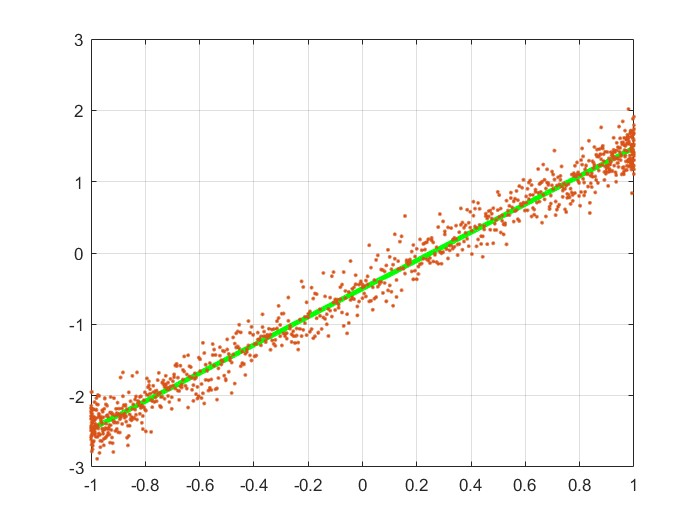
%> input picture CA1/utils/test1.jpg, 700 x 525 px
$ octave p1.m   (GNU Octave 9; MATLAB toolbox functions it lacks are replaced by stand-ins)
%> lines starting %> are read from the running program, lines starting %| are printed output that depends on the picture; in (x1, y1, x2, y2) boxes, pixels count from 0 and x2, y2 are one past the last pixel; in counts of white or black regions, pixels touching at a corner belong together; the program's own positions count from 1
### CA2/codes/mygrayfun.m
function grayPic=mygrayfun(picture)
    for i=1:size(picture,1)
        for j=1:size(picture,2)
            grayPic(i,j)=(0.299*picture(i,j,1))+(0.578*picture(i,j,2))+(0.114*picture(i,j,3));
        end
    end
end

### CA2/codes/mybinaryfun.m
function binaryPic=mybinaryfun(picture,treshold)
    for i=1:size(picture,1)
        for j=1:size(picture,2)
            if picture(i,j)>treshold
                binaryPic(i,j)=1;
            else
                binaryPic(i,j)=0;
            end
        end
    end
end

### CA2/codes/myremovecom.m
function cleanPic=myremovecom(picture,n)
    [row,column]=find(picture==1);
    points=[row';column'];
    objNumber=1;
    while size(points,2)>0
        startPoint=points(:,1);
        points(:,1)=[];
        [points,adjPoints]=findAdjencyPoints(startPoint,points);
        currentObject=[startPoint adjPoints];
        while size(adjPoints,2)>0
            newAdjs=[];
            for i=1:size(adjPoints,2)
                [points,newpoints]=findAdjencyPoints(adjPoints(:,i),points);
                newAdjs=[newAdjs newpoints];
            end
            currentObject=[currentObject newAdjs];
            adjPoints=newAdjs;
        end
        objects{objNumber}=currentObject;
        objNumber=objNumber+1;
    end
    for i=1:objNumber-1
        if(size(objects{i},2)<n)
            index=sub2ind(size(picture),objects{i}(1,:),objects{i}(2,:))
            picture(index)=0;
        end
    end
    cleanPic=picture;
end

### CA2/codes/findAdjencyPoints.m
function [points,adjencyPoints]=findAdjencyPoints(startPoint,points)

pointsNum=size(points,2);
diff= abs(repmat(startPoint,1,pointsNum)-points);
index=find(diff(1,:)<=1 & diff(2,:)<=1);
adjencyPoints=points(:,index);
points(:,index)=[];
end

### CA2/codes/mysegmentation.m
function [label,numbers]=mysegmentation(picture)
    [row,column]=find(picture==1);
    points=[row';column'];
    objNumber=1;
    while size(points,2)>0
        startPoint=points(:,1);
        points(:,1)=[];
        [points,adjPoints]=findAdjencyPoints(startPoint,points);
        currentObject=[startPoint adjPoints];
        while size(adjPoints,2)>0
            newAdjs=[];
            for i=1:size(adjPoints,2)
                [points,newpoints]=findAdjencyPoints(adjPoints(:,i),points);
                newAdjs=[newAdjs newpoints];
            end
            currentObject=[currentObject newAdjs];
            adjPoints=newAdjs;
        end
        objects{objNumber}=currentObject;
        objNumber=objNumber+1;
    end
    label=zeros(size(picture));
    for i=1:objNumber-1
            index=sub2ind(size(picture),objects{i}(1,:),objects{i}(2,:))
            label(index)=i;
    end
    numbers=objNumber-1;
end

### CA2/codes/p1.m
clc
close all;
clear;
[fileName,path]=uigetfile({'*.jpeg;*.jpg;*.bmp;*.png;*.tif'}, 'Choose an Image');
%> the answer given: ../../CA1/utils/test1.jpg
picture=imread([path fileName]);
%> picture is the input picture: size 525x700x3 uint8; mean R, G, B 250.1, 248.8, 246.2
picture=imresize(picture,[300 500]);
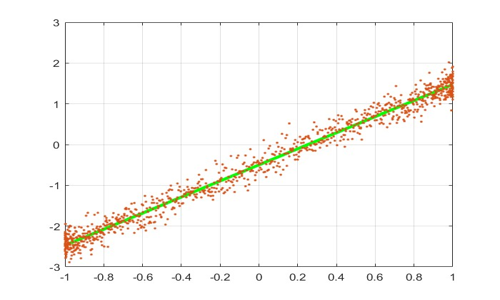
%> picture: size 300x500x3 uint8; mean R, G, B 250, 248.7, 246.1
picture=mygrayfun(picture);
%> after the loop in mygrayfun, `for i=1:size(picture,1)`:
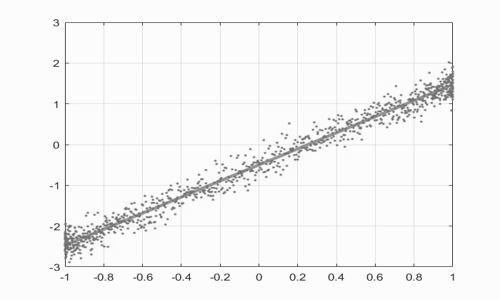
%> grayPic: size 300x500 uint8; min 44, max 252, mean 246
threshold=graythresh(picture)*255;
%> threshold = 195
picture=~mybinaryfun(picture,threshold-4);
%> after the loop in mybinaryfun, `for i=1:size(picture,1)`:
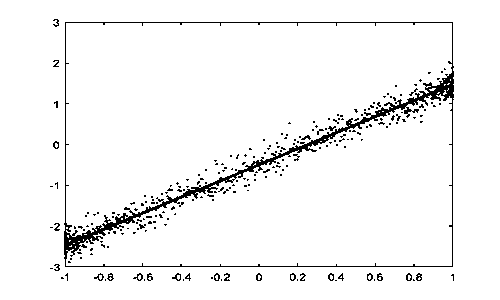
%> binaryPic: size 300x500 double; values 0 (black) and 1 (white), 95.9% white; black in thin lines or dots, all inside (x1, y1, x2, y2) = (50, 19, 454, 281)
cleanPic=myremovecom(picture,200);
%> in myremovecom, `[row,column]=find(picture==1);`: row = 6217 values from 20 to 281; column = 6217 values from 51 to 454
%> the loop in myremovecom, `while size(points,2)>0` made 238 passes
%> startPoint on passes 6, 11, 12: [144; 54], [278; 62], [224; 65]
%> after the loop in myremovecom, `while size(points,2)>0`: objNumber = 239; objects = 238 items
%> the loop in myremovecom, `for i=1:objNumber-1` made 238 passes
%> index on passes 1, 2, 3, 11, 14, 15, 16, 17, 19, 20, 21, 22: [15187 15487 15787], [15228 15528 15828], [15269 15569 15869], [18578 18579 18878 18879 19179], [20662 20663 20962 20963 21263], [21259 21260 21559 21560], [22427 22428 22728 22429 22729], [23353 23653 23654 23953 23954 24253 24254 24554], [24258 24259 24558 24559], [25130 25131 25430 25431], [25716 25717 26016 26017], [26027 26326 26327 26627]
%> after the loop in myremovecom, `for i=1:objNumber-1`:
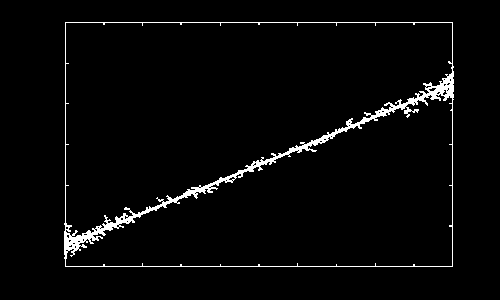
%> picture: size 300x500 logical; 2.9% white; 1 white region, box (x1, y1, x2, y2) and area: (64, 22, 454, 267) 4385
%> after the loop in myremovecom, `for i=1:objNumber-1`: index = [135576 135875 135876 136175 136176 136177 136178 136179 136180 136181]
backGround=myremovecom(picture,7000);
%> the loop in myremovecom (call 2), `while size(points,2)>0` made 238 passes
%> after the loop in myremovecom (call 2), `for i=1:objNumber-1`: picture: size 300x500 logical; every value is 0
picture=logical(cleanPic-backGround);
[label,numberOfObjects]=mysegmentation(picture);
%> the loop in mysegmentation, `while size(points,2)>0` made 1 pass
%> the loop in mysegmentation, `for i=1:objNumber-1` made 1 pass
% dist(numberOfObjects);
figure;
imshow(picture);
folderPath='p1\MapSet';
files=dir(folderPath);
mapSet=cell(2,size(files,1)-2);
for i=3:size(files)
    mapSet{1,i-2}=imread(fullfile(folderPath,files(i).name));
    mapSet{2,i-2}=files(i).name(1);
end
resultString=[];
minCorrVal=0.4;
for i=1:numberOfObjects
    [row,col]=find(label==i);
    currentObject=picture(min(row):max(row),min(col):max(col));
    currentObject=imresize(currentObject,[42 24]);
    corrVals=zeros(1,size(mapSet,2));
    for j=1:size(mapSet,2)
        corrVals(j)=corr2(currentObject,mapSet{1,j});
    end
    [maxCorrVal,idx]=max(corrVals);
    if(maxCorrVal>minCorrVal)
        resultString=[resultString mapSet{2,idx}];
    end
end
%> this loop made 1 pass
%> pass 1, `currentObject=picture(min(row):max(row),min(col):max(col));`:
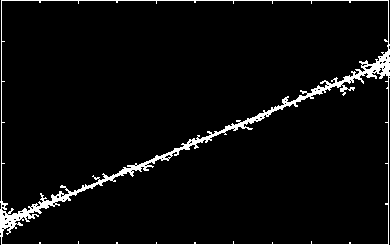
%> currentObject: size 245x390 logical; 4.6% white; 1 white region, box (x1, y1, x2, y2) and area: (0, 0, 390, 245) 4385
%> pass 1, `currentObject=imresize(currentObject,[42 24]);`:
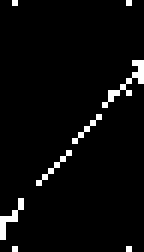
%> currentObject: size 42x24 logical (shown 6 times larger); 3.7% white in thin lines or dots
fprintf('%s',resultString);
file = fopen('PlateNumber.txt', 'wt');
fprintf(file,'%s\n',resultString);
fclose(file);
